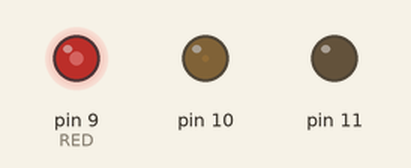
The sketch below on a simulated Arduino Uno, built with avr-gcc and run on an emulated ATmega328P. On the bench: output pins drawn as LEDs (lit = HIGH).

Above: at 0.05 s.
At 2.35 s:
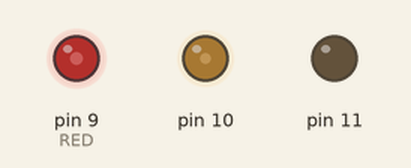
At 4.65 s:
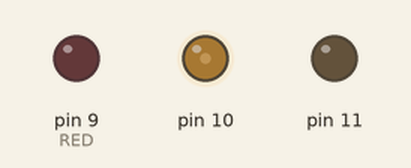
At 9.25 s:
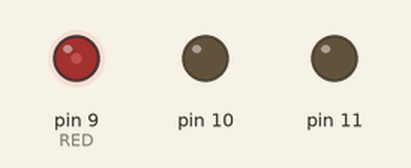
Timing chart, 0 to 15.9 s (numbered marks = the images above):
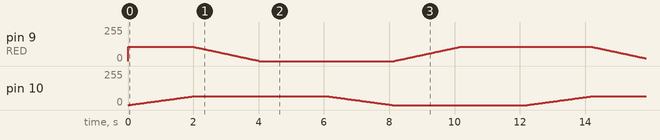

The sketch:

sketch_feb08a.ino
```cpp
// HSV fade/bounce for Arduino - scruss.com - 2010/09/12
// Note that there's some legacy code left in here which seems to do nothing
// but should do no harm ...

// don't futz with these, illicit sums later
#define RED       9 // pin for red LED
#define GREEN    10 // pin for green - never explicitly referenced
#define BLUE     11 // pin for blue - never explicitly referenced
#define SIZE    255
#define DELAY    20 //20
#define HUE_MAX  6.0
#define HUE_DELTA 0.01


//////////////////////////////////////////////////////////////////////////////////////////////////////
// TODO: to simulate (30 second demo)
//
// 06:15 off, fade up to red/orange/yellow
// 06:30 fadeup to white, turn off (just after fluorescents turn on)
// 18:25 fade up to orange/yellow, dim to orangered or just red
// 18:45 dim down to off
// 19:00 fade up to green (lights garden at night, does not interfere with plant photosynthesis)
// 22:00 fade down to off
///////////////////////////////////////////////////////////////////////////////////////////////////////


// RGB COLORS
// http://www.4d.com/docs/CMU/CMU00628.HTM
#define RGB_BLACK         0x00000000 //Black
#define RGB_BRIGHT_RED    0x00FF0000 // Bright Red
#define RGB_BRIGHT_GREEN  0x0000FF00 // Bright Green
#define RGB_BRIGHT_BLUE   0x000000FF // Bright Blue
#define RGB_GRAY          0x007F7F7F // Gray
#define RGB_BRIGHT_YELLOW 0x00FFFF00 // Bright Yellow
#define RGB_RED_PASTEL    0x00FF7F7F // Red Pastel
#define RGB_WHITE         0x00FFFFFF // White


//long deltas[3] = { 5, 6, 7 };
long rgb[3];
long rgbval;
// for reasons unknown, if value !=0, the LED doesn't light. Hmm ...
// and saturation seems to be inverted
float hue=0.0, saturation=1, value=1;

/*
chosen LED SparkFun sku: COM-09264
 has Max Luminosity (RGB): (2800, 6500, 1200)mcd
 so we normalize them all to 1200 mcd -
 R  250/600  =  107/256
 G  250/950  =   67/256
 B  250/250  =  256/256
 */
long bright[3] = { 107, 67, 256};
//long bright[3] = { 256, 256, 256};

long k, temp_value;

void setup () {
  randomSeed(analogRead(4));
  for (k=0; k<3; k++) {
    pinMode(RED + k, OUTPUT);
    rgb[k]=0;
    analogWrite(RED + k, rgb[k] * bright[k]/256);
  }

}

void loop() {
  //do_red();
  //do_orange();
  do_yellow();
  //do_all_colors();
}

//////////////////////////////////
// goes through all the colors
//////////////////////////////////
void do_all_colors() {
  hue += HUE_DELTA;
  if (hue > HUE_MAX) {
    hue=0.0;
  }
  rgbval=HSV_to_RGB(hue, saturation, value);
  rgb[0] = (rgbval & 0x00FF0000) >> 16; // there must be better ways
  rgb[1] = (rgbval & 0x0000FF00) >> 8;
  rgb[2] = rgbval & 0x000000FF;
  for (k=0; k<3; k++) { // for all three colours
    analogWrite(RED + k, rgb[k] * bright[k]/256);
  }
  delay(DELAY);
}


//////////////////////////////////
// fades up to red
//////////////////////////////////
void do_red() {
   hue += HUE_DELTA;
  if (hue > HUE_MAX) {
    hue=0.0;
  }
  rgbval=HSV_to_RGB(hue, saturation, value);
  rgb[0] = (rgbval & 0x00FF0000) >> 16;

  for (k=0; k<3; k++) { // for all three colours
    analogWrite(RED + k, rgb[k] * bright[k]/256);
  }
  delay(DELAY);
}


//////////////////////////////////
// fades up to orange
//////////////////////////////////
void do_orange() {
   hue += HUE_DELTA;
  if (hue > HUE_MAX) {
    hue=0.0;
  }
  rgbval=HSV_to_RGB(hue, saturation, value);
  rgb[0] = (rgbval & 0x00FF4500) >> 16;

  for (k=0; k<3; k++) { // for all three colours
    analogWrite(RED + k, rgb[k] * bright[k]/256);
  }
  delay(DELAY);
}

//////////////////////////////////
// fades up to orange
//////////////////////////////////
void do_yellow() {
   hue += HUE_DELTA;
  if (hue > HUE_MAX) {
    hue=0.0;
  }
  rgbval=HSV_to_RGB(hue, saturation, value);
  rgb[0] = (rgbval & RGB_BRIGHT_RED) >> 16;
  rgb[1] = (rgbval & RGB_BRIGHT_GREEN) >> 8;
  //rgb[2] = (rgbval & 0x00FF6600);

  for (k=0; k<3; k++) { // for all three colours
    analogWrite(RED + k, rgb[k] * bright[k]/256);
  }
  delay(DELAY);
}


/////////////////////////////
// sets all RGB's to white
/////////////////////////////
//void do_white() {
//  hue += HUE_DELTA;
//  if (hue > HUE_MAX) {
//    hue=0.0;
//  }
//  int i;
//  for (i=0; i<3; i++) {
//    rgbval=HSV_to_RGB(hue, saturation, value);
//    rgb[i] = (rgbval & RGB_WHITE) >> 16;
//    analogWrite(RED + i, rgb[i]);
//  }
//  delay(DELAY);
//}

// modified from Alvy Ray Smith's site: http://www.alvyray.com/Papers/hsv2rgb.htm
// H is given on [0, 6]. S and V are given on [0, 1].
// RGB is returned as a 24-bit long #rrggbb
long HSV_to_RGB( float h, float s, float v ) {
  int i;
  float m, n, f;

  // not very elegant way of dealing with out of range: return black
  if ((s<0.0) || (s>1.0) || (v<1.0) || (v>1.0)) {
    return 0L;
  }

  if ((h < 0.0) || (h > 6.0)) {
    return long( v * 255 ) + long( v * 255 ) * 256 + long( v * 255 ) * 65536;
  }
  i = floor(h);
  f = h - i;
  if ( !(i&1) ) {
    f = 1 - f; // if i is even
  }
  m = v * (1 - s);
  n = v * (1 - s * f);
  switch (i) {
  case 6:
  case 0:
    return long(v * 255 ) * 65536 + long( n * 255 ) * 256 + long( m * 255);
  case 1:
    return long(n * 255 ) * 65536 + long( v * 255 ) * 256 + long( m * 255);
  case 2:
    return long(m * 255 ) * 65536 + long( v * 255 ) * 256 + long( n * 255);
  case 3:
    return long(m * 255 ) * 65536 + long( n * 255 ) * 256 + long( v * 255);
  case 4:
    return long(n * 255 ) * 65536 + long( m * 255 ) * 256 + long( v * 255);
  case 5:
    return long(v * 255 ) * 65536 + long( m * 255 ) * 256 + long( n * 255);
  }
}
```
